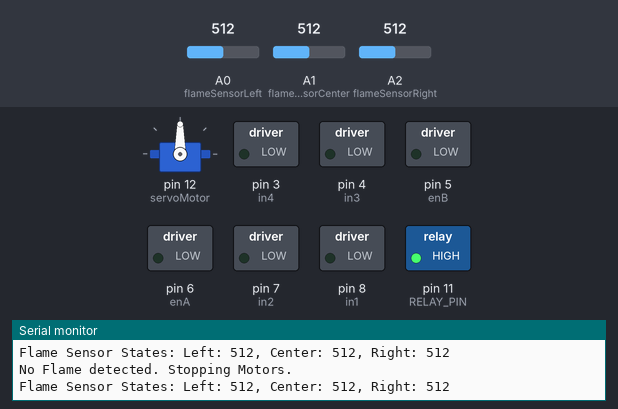
Simulated run of this sketch. Board: Arduino Uno, built with avr-gcc and run on an emulated ATmega328P. Parts: servo, switched loads named in the sketch (green lamp = pin HIGH), the last lines printed to the serial monitor. The inputs (shaded band) are chosen by the test bench; at power-on: A0 (flameSensorLeft) = 512, A1 (flameSensorCenter) = 512, A2 (flameSensorRight) = 512.

Above: at 1.2 s.
1.3 s: A0 (flameSensorLeft) set to 109
2.8 s: A0 (flameSensorLeft) set to 92
At 3.7 s:
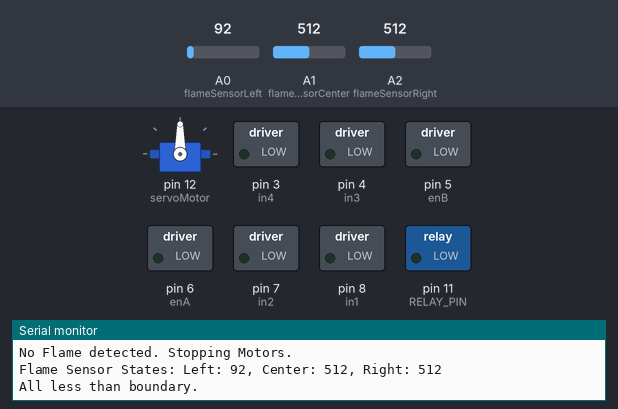
At 4.06 s:
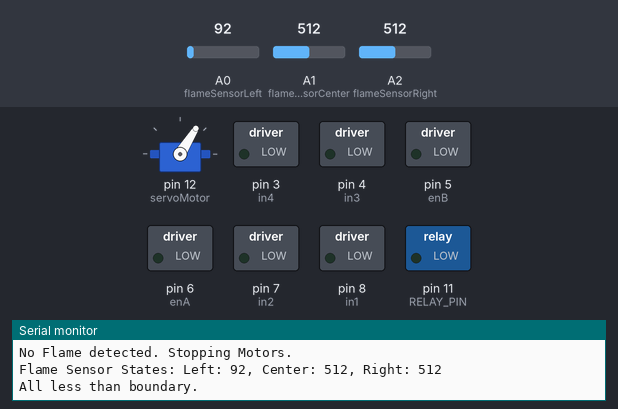
5.8 s: A1 (flameSensorCenter) set to 90
At 7.91 s:
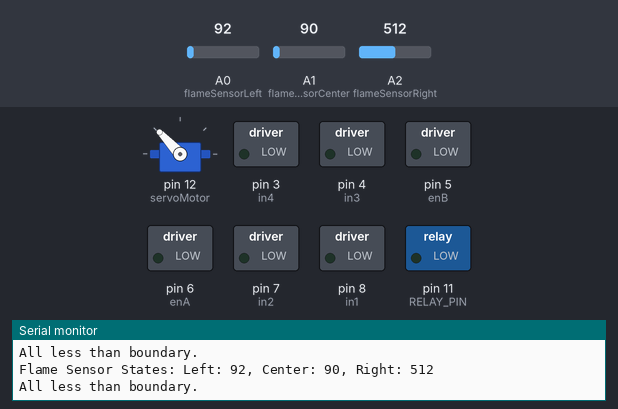
Timing chart, 0 to 64.3 s (numbered marks = the images above; inputs shaded):
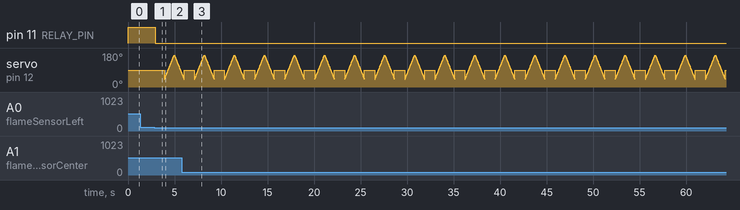

Measured:
- the behaviour switches between 100 and 99 on A0 (flameSensorLeft) (found by bisection; images 0 and 1)
- after the input at 2.8 s, pin 11 (RELAY_PIN): HIGH → LOW after 0.11 s

The sketch:

Autonomous_Firefighting_Vehicle.ino
```cpp
// Defining Flame Sensors
#define flameSensorLeft A0
#define flameSensorCenter A1
#define flameSensorRight A2

// Motor A connections
int enA = 6;
int in1 = 8;
int in2 = 7;

// Motor B connections
int enB = 5;
int in3 = 4;
int in4 = 3;

#include <Servo.h>
Servo servoMotor; // Creating a Servo object

// Defining relay pin
#define RELAY_PIN 11

void setup()
{
  // Initialize serial communication for debugging
  Serial.begin(9600);
  Serial.println("System Starting...");

  // Set all the motor control pins to output
  pinMode(enA, OUTPUT);
  pinMode(enB, OUTPUT);
  pinMode(in1, OUTPUT);
  pinMode(in2, OUTPUT);
  pinMode(in3, OUTPUT);
  pinMode(in4, OUTPUT);

  // Turn off motors - Initial state
  digitalWrite(in1, LOW);
  digitalWrite(in2, LOW);
  digitalWrite(in3, LOW);
  digitalWrite(in4, LOW);

  // Set flame sensor pins as input
  pinMode(flameSensorLeft, INPUT);
  pinMode(flameSensorCenter, INPUT);
  pinMode(flameSensorRight, INPUT);

  // Attach the servo to the pin
  servoMotor.attach(12);
  servoMotor.write(90);

  // Attach relay pin to output
  pinMode(RELAY_PIN, OUTPUT);    // Set relay pin as output
  digitalWrite(RELAY_PIN, HIGH); // Ensure the relay is OFF initially
}

void loop()
{

  // Read flame sensor intensities
  int flameLeft = analogRead(flameSensorLeft);
  int flameCenter = analogRead(flameSensorCenter);
  int flameRight = analogRead(flameSensorRight);

  // For deugging
  Serial.print("Flame Sensor States: ");
  Serial.print("Left: ");
  Serial.print(flameLeft);
  Serial.print(", Center: ");
  Serial.print(flameCenter);
  Serial.print(", Right: ");
  Serial.println(flameRight);

  // conditions for flame detection
  if (flameLeft < 100 || flameCenter < 100 || flameRight < 100)
  {
    Serial.println("All less than boundary.");
    stopMotors();
    startRelay();
    servo();
  }
  else if (flameCenter >= 150 && flameCenter < 100 && flameCenter < flameLeft && flameCenter < flameRight)
  {
    Serial.println("Flame detected in Center. Moving Forward.");
    moveForward();
    startRelay();
    servo();
  }
  else if (flameLeft >= 150 && flameLeft < 100 && flameLeft < flameCenter && flameLeft < flameRight)
  {
    Serial.println("Flame detected on Left. Turning Left.");
    turnLeft();
    startRelay();
    servo();
  }
  else if (flameRight >= 150 && flameRight < 100 && flameRight < flameCenter && flameRight < flameLeft)
  {
    Serial.println("Flame detected on Right. Turning Right.");
    turnRight();
    startRelay();
    servo();
  }

  else
  {
    Serial.println("No Flame detected. Stopping Motors.");
    stopMotors();
    stopRelay();
    stopServo();
  }

  // Delay for stability
  delay(100);
}

void moveForward()
{
  analogWrite(enA, 50);
  analogWrite(enB, 50);
  // Turn on motor A & B
  digitalWrite(in1, HIGH);
  digitalWrite(in2, LOW);
  digitalWrite(in3, HIGH);
  digitalWrite(in4, LOW);
}

void turnLeft()
{
  analogWrite(enA, 60);
  analogWrite(enB, 0);
  // Turn on motor A
  digitalWrite(in1, HIGH);
  digitalWrite(in2, LOW);
  digitalWrite(in3, LOW);
  digitalWrite(in4, LOW);
}

void turnRight()
{
  analogWrite(enA, 0);
  analogWrite(enB, 60);
  // Turn on motor B
  digitalWrite(in1, LOW);
  digitalWrite(in2, LOW);
  digitalWrite(in3, HIGH);
  digitalWrite(in4, LOW);
}

void stopMotors()
{
  analogWrite(enA, 0);
  analogWrite(enB, 0);
  // Turn on motor A
  digitalWrite(in1, LOW);
  digitalWrite(in2, LOW);
  digitalWrite(in3, LOW);
  digitalWrite(in4, LOW);
}

// servo motor function
void servo()
{
  // Sweep the servo clockwise from 40 to 170 degrees
  for (int angle = 40; angle <= 170; angle++)
  {
    servoMotor.write(angle); // Move servo to the current angle
    delay(8);                // Wait 8ms for smooth motion
  }
  for (int angle = 170; angle >= 40; angle--)
  {
    servoMotor.write(angle); // Move servo to the current angle
    delay(8);                // Wait 8ms for smooth motion
  }
  // Return to the initial position (90 degrees) after the sweep
  servoMotor.write(90);
}

// to make servo motor at 90
void stopServo()
{
  servoMotor.write(90); // Stop the servo
}

// starting relay
void startRelay()
{
  digitalWrite(RELAY_PIN, LOW); // Turn ON the relay
  delay(1000);
}

// stopping relay
void stopRelay()
{
  digitalWrite(RELAY_PIN, HIGH); // Turn OFF the relay
}
```
